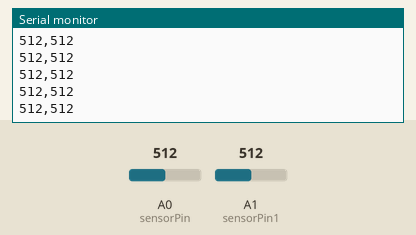
Recording of a sketch running on a simulated Arduino Uno, built with avr-gcc and run on an emulated ATmega328P. Parts: the last lines printed to the serial monitor. Inputs (shaded band) come from the test bench; at power-on: A0 (sensorPin) = 512, A1 (sensorPin1) = 512.

Above: at 1.2 s.
1.3 s: A0 (sensorPin) set to 990
At 2.4 s:
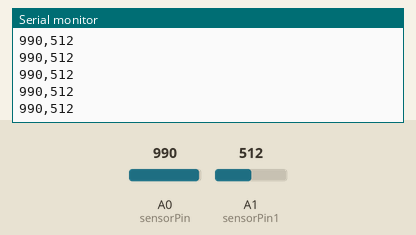
2.8 s: A0 (sensorPin) set to 1015
At 3.9 s:
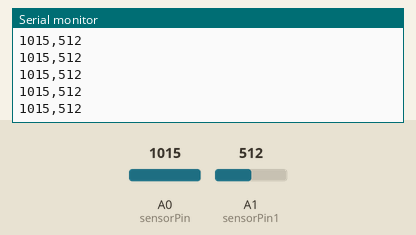
Timing chart, 0 to 5.8 s (numbered marks = the images above; inputs shaded):
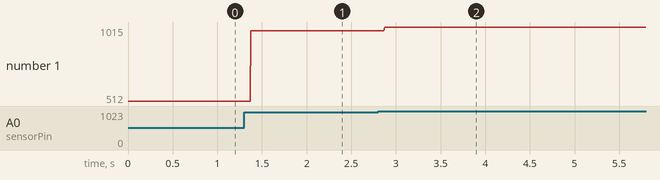

The sketch:

tango_spirituschronomatix_frame.ino.ino
```cpp
//starting point for two touch switches,
//using bodies to create circuits.

int sensorPin = A0;    // select the input pin for the potentiometer
int sensorPin1 = A1;
int ledPin = 13;      // select the pin for the LED
int sensorValue = 0;  // variable to store the value coming from the sensor
int sensorValue1 = 0;

void setup() {
  Serial.begin(9600);
}

void loop() {
  // read the value from the sensor:
  sensorValue = analogRead(sensorPin);
  sensorValue1 = analogRead(sensorPin1);
  // turn the ledPin on
  Serial.print(sensorValue);
  Serial.print(",");
  Serial.println(sensorValue1);
}
```

Measured:
- after the input at 1.3 s, the serial monitor: prints a new line after 0.08 s (image 1)
- after the input at 2.8 s, the serial monitor: prints a new line after 0.07 s (image 2)
- plotted number 1: 512 → 990 after the input at 1.3 s, 990 → 1015 after the input at 2.8 s
